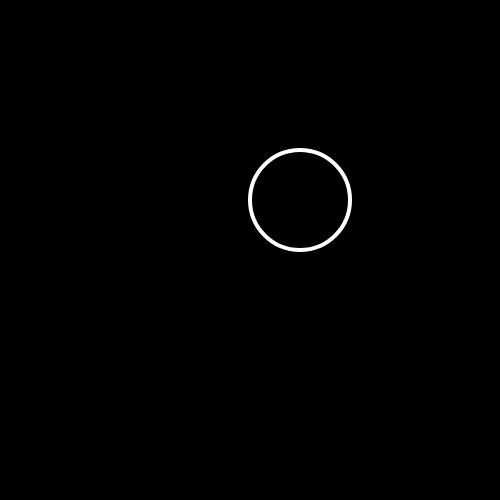
Frame 1 (no input)
Frame 60 (no input): identical to frame 1, image omitted
Frame 120 (the mouse pressed at the canvas centre since frame 60): identical to frame 1, image omitted

The p5.js sketch that drew this single still picture (run headless with seeded random() and noise() and a simulated clock; from frame 60 on, the mouse is pressed at the canvas centre):

// p5.js sketch
// ── sketch.js

function setup() {
  createCanvas(500,500)
}

function draw() {
  background(0)
  
  stroke(255)
  strokeWeight(4)
  noFill()
  
  if (mouseX>300){
    fill(255,0,200)
  }
  
  ellipse(300,200,100,100)
}
